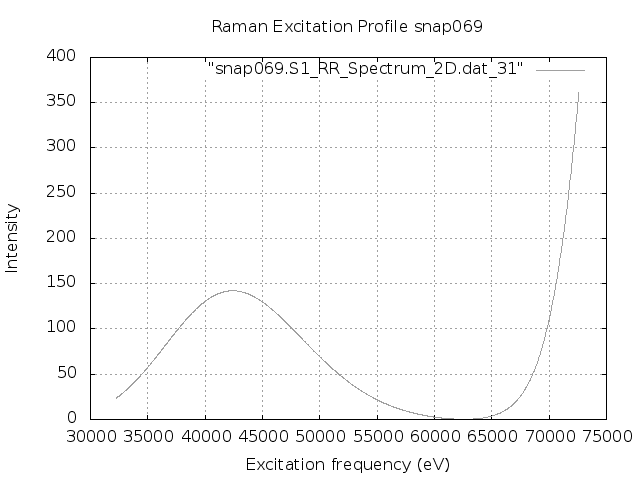

Here is the gnuplot script that generated this plot:
set terminal png
set output "snap069.S1.REP.png"
set xlabel 'Excitation frequency (eV)'
set ylabel 'Intensity'
set title "Raman Excitation Profile snap069"
set grid
set autoscale
plot "snap069.S1_RR_Spectrum_2D.dat_31" with lines lc "blue"
exit
